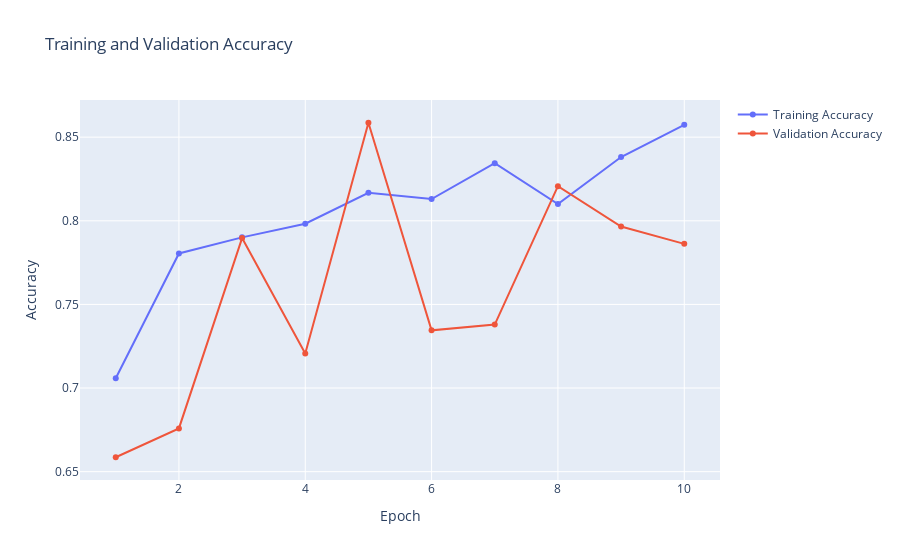
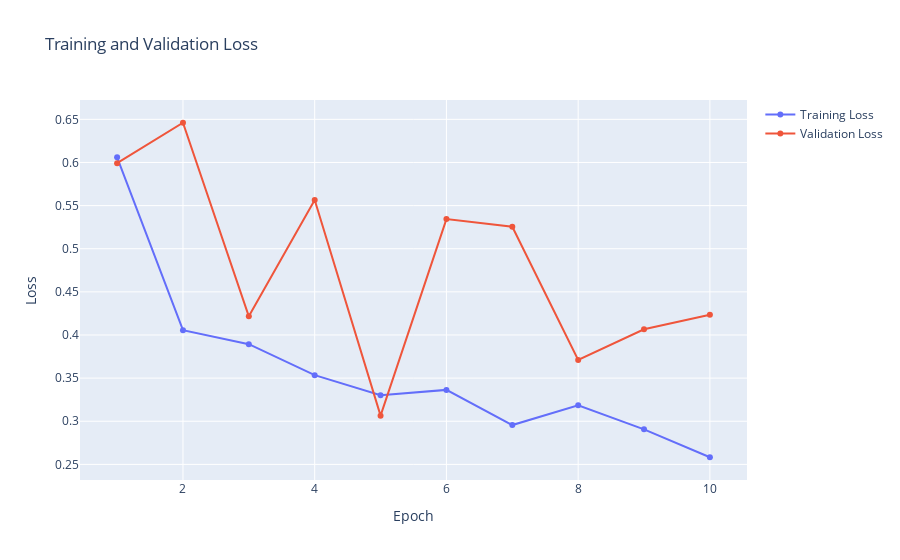

The cell these charts' notebook holds for them, in order:
### Code cell
#Plot the graph
history_plot(epochs, history)

### Figure 1 — Plotly figure (JSON) as saved in the notebook; plotly's stock layout.template omitted (floating-point values rounded to 4 significant figures)
{"data": [{"name": "Training Accuracy", "type": "scatter", "x": [1, 2, 3, 4, 5, 6, 7, 8, 9, 10, 11, 12, 13, 14, 15, 16, 17, 18, 19, 20, 21, 22, 23, 24, 25, 26, 27, 28, 29, 30, 31, 32, 33, 34, 35, 36, 37, 38, 39, 40, 41, 42, 43, 44, 45, 46, 47, 48, 49, 50, 51, 52, 53, 54, 55, 56, 57, 58, 59, 60, 61, 62, 63, 64, 65, 66, 67, 68, 69, 70], "y": [0.7058, 0.7805, 0.7901, 0.7982, 0.8167, 0.813, 0.8344, 0.8101, 0.8381, 0.8574]}, {"name": "Validation Accuracy", "type": "scatter", "x": [1, 2, 3, 4, 5, 6, 7, 8, 9, 10, 11, 12, 13, 14, 15, 16, 17, 18, 19, 20, 21, 22, 23, 24, 25, 26, 27, 28, 29, 30, 31, 32, 33, 34, 35, 36, 37, 38, 39, 40, 41, 42, 43, 44, 45, 46, 47, 48, 49, 50, 51, 52, 53, 54, 55, 56, 57, 58, 59, 60, 61, 62, 63, 64, 65, 66, 67, 68, 69, 70], "y": [0.6586, 0.6759, 0.7897, 0.7207, 0.8586, 0.7345, 0.7379, 0.8207, 0.7966, 0.7862]}], "layout": {"autosize": true, "title": {"text": "Training and Validation Accuracy"}, "xaxis": {"anchor": "y", "autorange": true, "domain": [0, 1], "range": [0.4023, 10.6], "title": {"text": "Epoch"}, "type": "linear"}, "yaxis": {"anchor": "x", "autorange": true, "domain": [0, 1], "range": [0.6421, 0.8751], "title": {"text": "Accuracy"}, "type": "linear"}}}

### Figure 2 — Plotly figure (JSON) as saved in the notebook; plotly's stock layout.template omitted (floating-point values rounded to 4 significant figures)
{"data": [{"name": "Training Loss", "type": "scatter", "x": [1, 2, 3, 4, 5, 6, 7, 8, 9, 10, 11, 12, 13, 14, 15, 16, 17, 18, 19, 20, 21, 22, 23, 24, 25, 26, 27, 28, 29, 30, 31, 32, 33, 34, 35, 36, 37, 38, 39, 40, 41, 42, 43, 44, 45, 46, 47, 48, 49, 50, 51, 52, 53, 54, 55, 56, 57, 58, 59, 60, 61, 62, 63, 64, 65, 66, 67, 68, 69, 70], "y": [0.606, 0.4056, 0.3893, 0.3534, 0.3301, 0.3364, 0.2956, 0.3185, 0.2906, 0.2583]}, {"name": "Validation Loss", "type": "scatter", "x": [1, 2, 3, 4, 5, 6, 7, 8, 9, 10, 11, 12, 13, 14, 15, 16, 17, 18, 19, 20, 21, 22, 23, 24, 25, 26, 27, 28, 29, 30, 31, 32, 33, 34, 35, 36, 37, 38, 39, 40, 41, 42, 43, 44, 45, 46, 47, 48, 49, 50, 51, 52, 53, 54, 55, 56, 57, 58, 59, 60, 61, 62, 63, 64, 65, 66, 67, 68, 69, 70], "y": [0.5992, 0.6461, 0.4217, 0.5564, 0.3065, 0.5344, 0.5255, 0.3711, 0.4067, 0.4235]}], "layout": {"autosize": true, "title": {"text": "Training and Validation Loss"}, "xaxis": {"anchor": "y", "autorange": true, "domain": [0, 1], "range": [0.4082, 10.59], "title": {"text": "Epoch"}, "type": "linear"}, "yaxis": {"anchor": "x", "autorange": true, "domain": [0, 1], "range": [0.2263, 0.6781], "title": {"text": "Loss"}, "type": "linear"}}}
